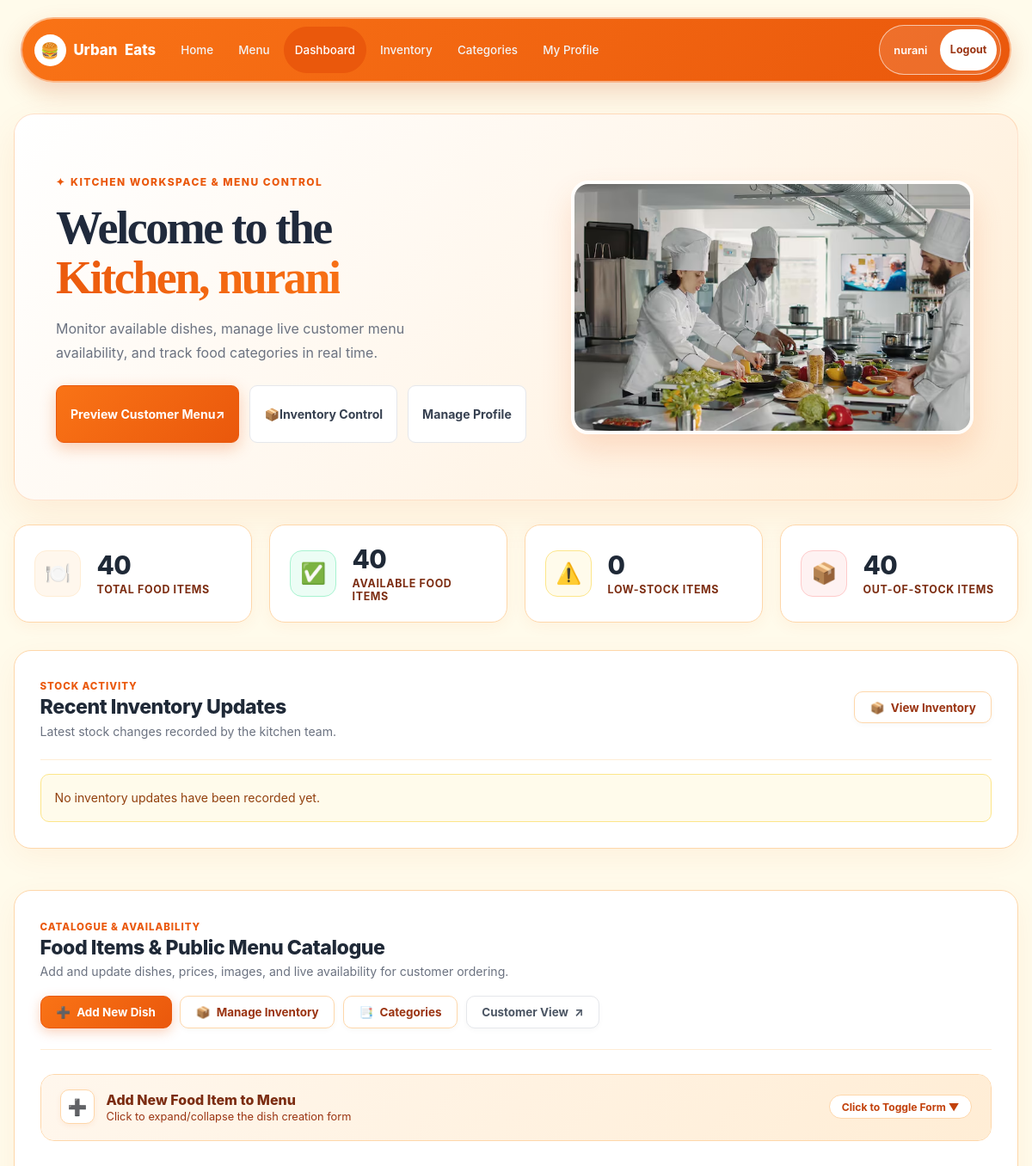
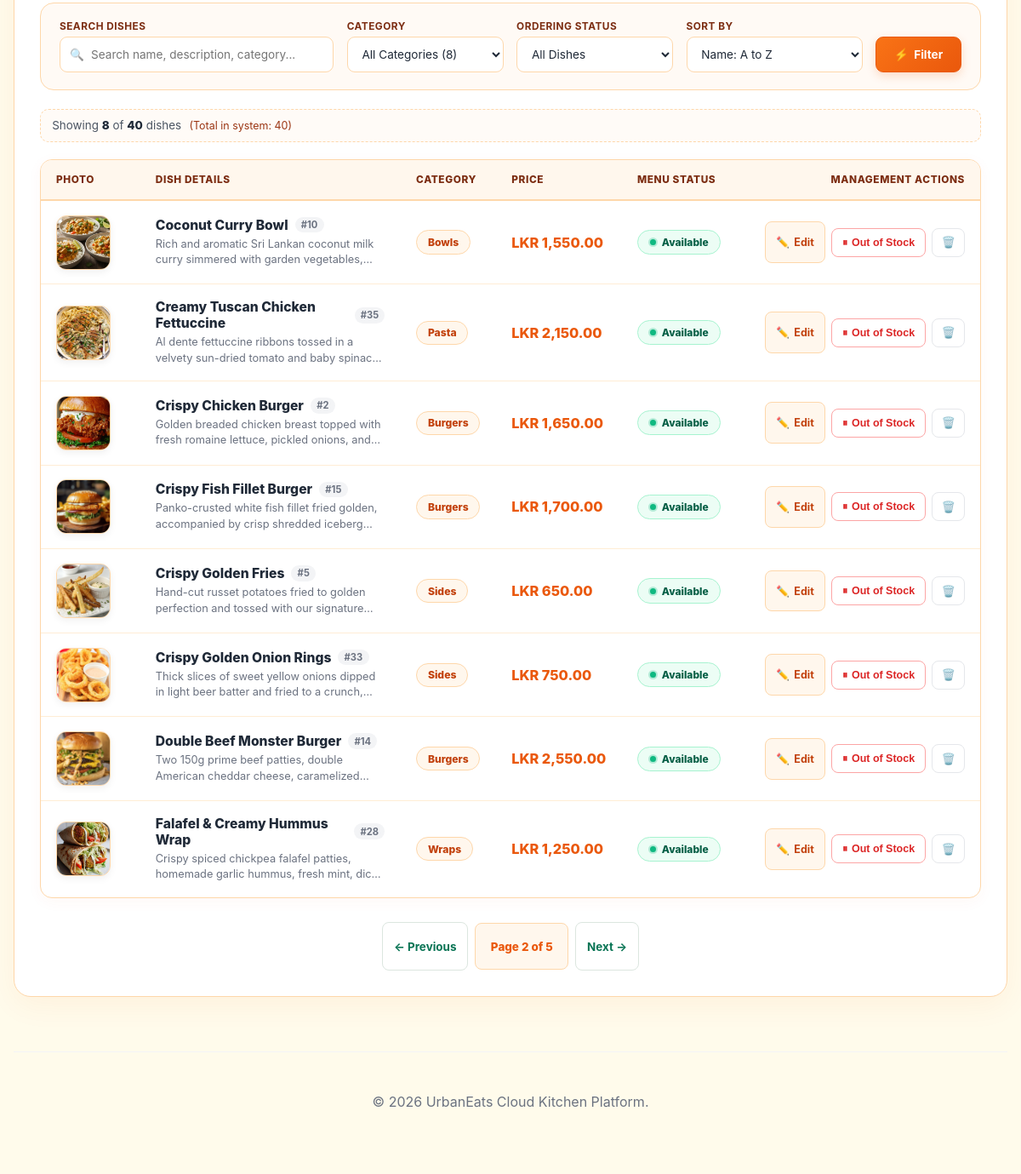
Page /kitchen/dashboard.php?page=2&sort=name_asc (signed in) on the committed database (2 pictures, top to bottom).
### tables this page shows
CREATE TABLE `food_items` (
  `item_id` int(11) NOT NULL,
  `name` varchar(120) NOT NULL,
  `description` text NOT NULL,
  `category` varchar(80) NOT NULL,
  `price` decimal(10,2) NOT NULL,
  `image_path` varchar(255) NOT NULL,
  `is_available` tinyint(1) NOT NULL DEFAULT 1,
  `stock_quantity` int(10) unsigned NOT NULL DEFAULT 0,
  `low_stock_threshold` int(10) unsigned NOT NULL DEFAULT 5
);

### kitchen/dashboard.php (the view, shortened to what the rows shown need)
<?php
require_once '../config/db.php';
require_once '../includes/functions.php';
try {
    $pdo->query('SELECT stock_quantity, low_stock_threshold FROM food_items LIMIT 0');
    $pdo->query('SELECT movement_id FROM inventory_movements LIMIT 0');
} catch (PDOException $exception) {
    $mysql_error_code = (int)($exception->errorInfo[1] ?? 0);
    if (!in_array($mysql_error_code, [1054, 1146], true)) {
        throw $exception;
    }
    $inventory_schema_ready = false;
    error_log('[Kitchen Dashboard Inventory Schema Not Ready] ' . $exception->getMessage());
}
$sort = isset($_GET['sort']) && is_string($_GET['sort']) ? $_GET['sort'] : 'name_asc';
$page = filter_input(INPUT_GET, 'page', FILTER_VALIDATE_INT);
$page = ($page !== false && $page !== null) ? max(1, $page) : 1;
$per_page = 8;
$sort_options = [
    'name_asc' => 'fi.name ASC',
    'name_desc' => 'fi.name DESC',
    'price_asc' => 'fi.price ASC, fi.name ASC',
    'price_desc' => 'fi.price DESC, fi.name ASC',
    'status_desc' => 'fi.is_available DESC, fi.name ASC',
];
$sort_sql = $sort_options[$sort] ?? 'fi.name ASC';
$conditions = [];
$params = [];
$where_clause = !empty($conditions) ? 'WHERE ' . implode(' AND ', $conditions) : '';
$count_stmt = $pdo->prepare("SELECT COUNT(*) FROM food_items fi $where_clause");
$count_stmt->execute($params);
$filtered_total = (int)$count_stmt->fetchColumn();
$total_pages = max(1, (int)ceil($filtered_total / $per_page));
$page = min($page, $total_pages);
$offset = ($page - 1) * $per_page;
$items_stmt = $pdo->prepare("
    SELECT fi.item_id, fi.name, fi.description, fi.category, fi.price, fi.image_path, fi.is_available
    FROM food_items fi
    $where_clause
    ORDER BY $sort_sql
    LIMIT :limit OFFSET :offset
");
$items_stmt->bindValue(':limit', $per_page, PDO::PARAM_INT);
$items_stmt->bindValue(':offset', $offset, PDO::PARAM_INT);
$items_stmt->execute();
$items = $items_stmt->fetchAll();
include '../includes/header.php';
?>
<section class="role-dashboard kitchen-dashboard">
    <div class="role-dashboard-copy">
        <h1>Welcome to the<br><span>Kitchen, <?= e($_SESSION['full_name'] ?? 'Staff') ?></span></h1>
    </div>
</section>
<section class="kitchen-panel kitchen-inventory-updates" aria-label="Recent inventory updates">
    <div class="kitchen-panel-header">
        <div class="kitchen-panel-title">
            <h2>Recent Inventory Updates</h2>
        </div>
    </div>
</section>
<section class="kitchen-panel" aria-label="Food Items Management">
    <div class="kitchen-panel-header">
        <div class="kitchen-panel-title">
            <h2>Food Items &amp; Public Menu Catalogue</h2>
        </div>
    </div>
    <?php if (!empty($items)): ?>
        <div class="kitchen-table-wrapper">
            <table class="kitchen-table">
                <thead>
                    <tr>
                        <th style="width: 80px;">Photo</th>
                        <th>Dish Details</th>
                        <th>Category</th>
                        <th>Price</th>
                        <th>Menu Status</th>
                        <th style="text-align: right; min-width: 250px;">Management Actions</th>
                    </tr>
                </thead>
                <tbody>
                    <?php foreach ($items as $item): ?>
                        <tr>
                            <td class="col-image">
                                <img class="kitchen-dish-thumb" src="<?= e(url($item['image_path'])) ?>" alt="<?= e($item['name']) ?>" loading="lazy" onerror="this.onerror=null; this.src='<?= e(url('public/images/home-food.png')) ?>';">
                            </td>
                            <td class="col-dish">
                                <div class="kitchen-dish-info">
                                    <div class="dish-title-row">
                                        <h3 class="dish-title"><?= e($item['name']) ?></h3>
                                        <span class="dish-id-badge">#<?= (int)$item['item_id'] ?></span>
                                    </div>
                                    <p class="dish-description"><?= e($item['description'] ?: 'No description provided.') ?></p>
                                </div>
                            </td>
                            <td class="col-category">
                                <span class="menu-category"><?= e($item['category']) ?></span>
                            </td>
                            <td class="col-price">
                                <span class="kitchen-price">LKR <?= number_format((float)$item['price'], 2) ?></span>
                            </td>
                            <td class="col-status">
                                <?php if ($item['is_available']): ?>
                                    <span class="badge-status available" title="Customers can order this dish">Available</span>
                                <?php else: ?>
                                    <span class="badge-status unavailable" title="Hidden from customers / out of stock">Out of Stock</span>
                                <?php endif; ?>
                            </td>
                            <td class="col-actions" style="text-align: right;">
                                <div class="kitchen-item-actions">
                                    <?php $edit_query = $_GET; $edit_query['edit'] = (int)$item['item_id']; ?>
                                    <a class="btn-item-edit" href="<?= e(url('kitchen/dashboard.php') . '?' . http_build_query($edit_query)) ?>#foodItemDrawer" title="Edit details">
                                        <span aria-hidden="true">✏️</span> Edit
                                    </a>
                                    <form method="post" action="<?= e(url('kitchen/dashboard.php?' . http_build_query($_GET))) ?>">
                                        <?php if ($item['is_available']): ?>
                                            <button type="submit" class="btn-toggle-out" title="Mark this dish as Out of Stock (hides from public menu)">
                                                <span aria-hidden="true">⏸</span> Out of Stock
                                            </button>
                                        <?php else: ?>
                                            <button type="submit" class="btn-toggle-in" title="Mark this dish as Available (shows on public menu)">
                                                <span aria-hidden="true">▶</span> Available
                                            </button>
                                        <?php endif; ?>
                                    </form>
                                    <form method="post" action="<?= e(url('kitchen/dashboard.php?' . http_build_query($_GET))) ?>">
                                        <button type="submit" class="btn-item-delete" onclick="return confirm('Delete \'<?= e(addslashes($item['name'])) ?>\' from the menu?')" title="Delete dish">
                                            <span aria-hidden="true">🗑️</span>
                                        </button>
                                    </form>
                                </div>
                            </td>
                        </tr>
                    <?php endforeach; ?>
                </tbody>
            </table>
        </div>
    <?php endif; ?>
</section>
<?php include '../includes/footer.php'; ?>

### rows in the picture
food_items: image_path (picture), name "Coconut Curry Bowl", item_id "10", description "Rich and aromatic Sri Lankan coconut milk curry simmered with garden…", category "Bowls", price "1,550.00", is_available "Available"
food_items: image_path (picture), name "Creamy Tuscan Chicken Fettuccine", item_id "35", description "Al dente fettuccine ribbons tossed in a velvety sun-dried tomato and baby…", category "Pasta", price "2,150.00", is_available "Available"
food_items: image_path (picture), name "Crispy Chicken Burger", item_id "2", description "Golden breaded chicken breast topped with fresh romaine lettuce, pickled onions,…", category "Burgers", price "1,650.00", is_available "Available"
food_items: image_path (picture), name "Crispy Fish Fillet Burger", item_id "15", description "Panko-crusted white fish fillet fried golden, accompanied by crisp shredded…", category "Burgers", price "1,700.00", is_available "Available"
food_items: image_path (picture), name "Crispy Golden Fries", item_id "5", description "Hand-cut russet potatoes fried to golden perfection and tossed with our…", category "Sides", price "650.00", is_available "Available"
food_items: image_path (picture), name "Crispy Golden Onion Rings", item_id "33", description "Thick slices of sweet yellow onions dipped in light beer batter and fried to a…", category "Sides", price "750.00", is_available "Available"
food_items: image_path (picture), name "Double Beef Monster Burger", item_id "14", description "Two 150g prime beef patties, double American cheddar cheese,…", category "Burgers", price "2,550.00", is_available "Available"
food_items: image_path (picture), name "Falafel & Creamy Hummus Wrap", item_id "28", description "Crispy spiced chickpea falafel patties, homemade garlic hummus, fresh mint,…", category "Wraps", price "1,250.00", is_available "Available"

### other values in the picture
$_SESSION['full_name'] "nurani"
$total_items_count "40"
$available_items_count "40"
$low_stock_count "0"
$out_of_stock_count "40"
count($items) "8"
$filtered_total "40"
$page "2"
$total_pages "5"
